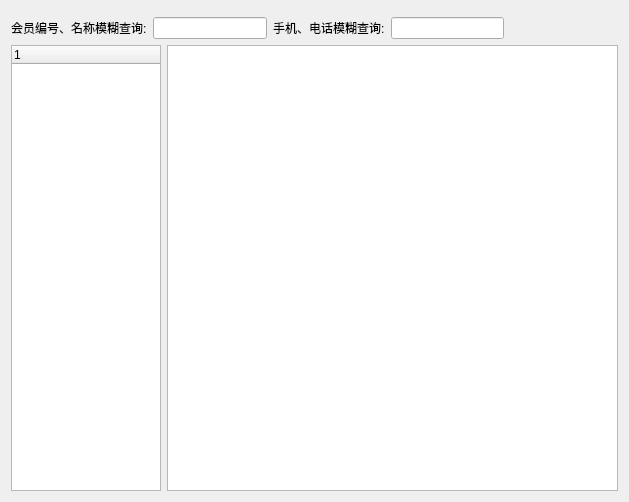
<?xml version="1.0" encoding="UTF-8"?>
<ui version="4.0">
 <class>w_m_member_Dialog</class>
 <widget class="QDialog" name="w_m_member_Dialog">
  <property name="geometry">
   <rect>
    <x>0</x>
    <y>0</y>
    <width>629</width>
    <height>502</height>
   </rect>
  </property>
  <property name="windowTitle">
   <string>Dialog</string>
  </property>
  <layout class="QVBoxLayout" name="verticalLayout">
   <item>
    <widget class="lds_toolbar" name="widget"/>
   </item>
   <item>
    <layout class="QHBoxLayout" name="horizontalLayout">
     <item>
      <widget class="QLabel" name="label">
       <property name="text">
        <string>会员编号、名称模糊查询:</string>
       </property>
      </widget>
     </item>
     <item>
      <widget class="QLineEdit" name="lineEdit"/>
     </item>
     <item>
      <widget class="QLabel" name="label_2">
       <property name="text">
        <string>手机、电话模糊查询:</string>
       </property>
      </widget>
     </item>
     <item>
      <widget class="QLineEdit" name="lineEdit_2"/>
     </item>
     <item>
      <spacer name="horizontalSpacer">
       <property name="orientation">
        <enum>Qt::Horizontal</enum>
       </property>
       <property name="sizeHint" stdset="0">
        <size>
         <width>40</width>
         <height>20</height>
        </size>
       </property>
      </spacer>
     </item>
    </layout>
   </item>
   <item>
    <layout class="QHBoxLayout" name="horizontalLayout_2">
     <item>
      <widget class="lds_treeWidget" name="treeWidget">
       <property name="maximumSize">
        <size>
         <width>150</width>
         <height>16777215</height>
        </size>
       </property>
       <column>
        <property name="text">
         <string notr="true">1</string>
        </property>
       </column>
      </widget>
     </item>
     <item>
      <widget class="lds_tableView" name="tableView"/>
     </item>
    </layout>
   </item>
  </layout>
 </widget>
 <customwidgets>
  <customwidget>
   <class>lds_toolbar</class>
   <extends>QFrame</extends>
   <header>lds_toolbar.h</header>
   <container>1</container>
  </customwidget>
  <customwidget>
   <class>lds_tableView</class>
   <extends>QTableView</extends>
   <header>lds_tableview.h</header>
  </customwidget>
  <customwidget>
   <class>lds_treeWidget</class>
   <extends>QTreeWidget</extends>
   <header>lds_treewidget.h</header>
  </customwidget>
 </customwidgets>
 <tabstops>
  <tabstop>tableView</tabstop>
  <tabstop>lineEdit_2</tabstop>
  <tabstop>treeWidget</tabstop>
  <tabstop>lineEdit</tabstop>
 </tabstops>
 <resources/>
 <connections/>
</ui>
